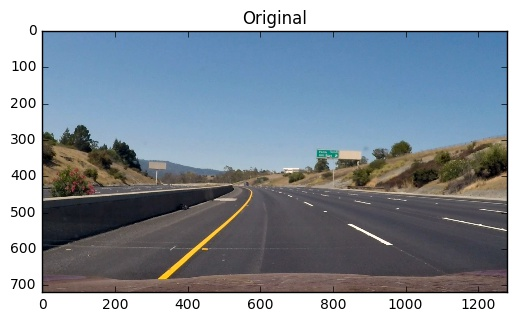
#> input picture original.jpg, 517 x 322 px
$ python -i utils.py   (imports and definitions only)   (older library calls are emulated)
#> lines starting #> are read from the running program, lines starting #| are printed output that depends on the picture
import numpy as np
import cv2

# [25 lines left out: function calibrate_camera, not called in this run]


def undistort(img, mtx, dist):
    return cv2.undistort(img, mtx, dist, None, mtx)


def gaussian_blur(img, kernel_size):
    """Applies a Gaussian Noise kernel"""
    return cv2.GaussianBlur(img, (kernel_size, kernel_size), 0)

# [4 lines left out: function apply_threshold, not called in this run]


def get_scaled_sobel(img, orient='x', sobel_kernel=3):
#> called with orient = 'x', sobel_kernel = 3
    gray = cv2.cvtColor(img, cv2.COLOR_RGB2GRAY)
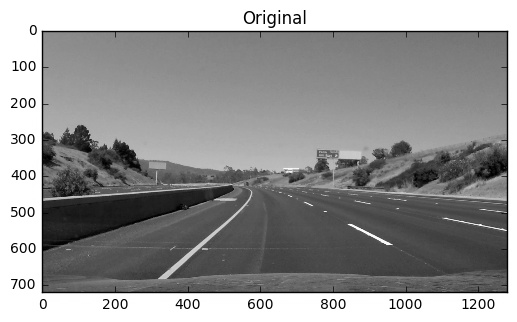
#> gray: shape (322, 517); min 0, max 255, mean 147.3
    if orient == 'x':
        sobel = cv2.Sobel(gray, cv2.CV_64F, 1, 0, sobel_kernel)
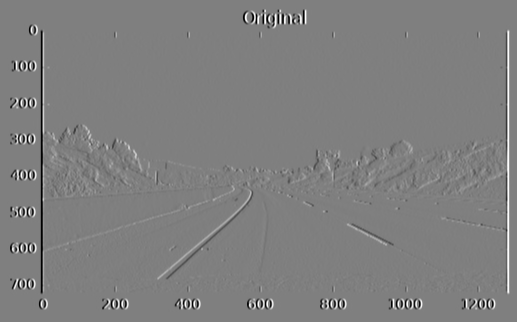
#> sobel: shape (322, 517) float64; min -1020, max 1020, mean 0; drawn with min black and max white
    else:
        sobel = cv2.Sobel(gray, cv2.CV_64F, 0, 1, sobel_kernel)

    sobel = np.absolute(sobel)
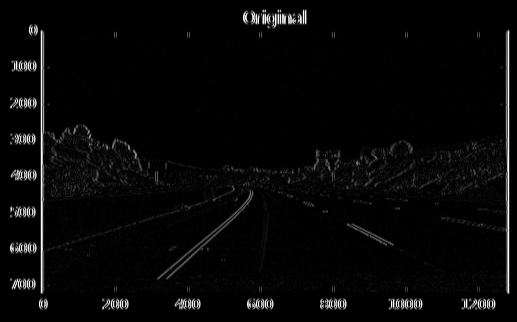
#> sobel: shape (322, 517) float64; min 0, max 1020, mean 30.4; drawn with min black and max white
    sobel = np.uint8(255 * sobel / np.max(sobel))
    return sobel


def abs_sobel_threshold(img, orient='x', sobel_kernel=3, thresh=[0, 255]):
    sobel = get_scaled_sobel(img, orient, sobel_kernel)
    return apply_threshold(sobel, thresh)


# [18 lines left out: functions mag_thresh, dir_thresh, not called in this run]


def load_image(path):
    img = cv2.imread(path)
    return cv2.cvtColor(img, cv2.COLOR_BGR2RGB)


# [12 lines left out: function weighted_img, not called in this run]


def perspective_transform(img, src, dst):
    M = cv2.getPerspectiveTransform(src, dst)
    return cv2.warpPerspective(img, M, (img.shape[1],img.shape[0]), flags=cv2.INTER_LINEAR)


# [35 lines left out: functions get_line_centers, get_lane, not called in this run]


def fit_line(fit, y):
    return fit[0] * y ** 2 + fit[1] * y + fit[2]


def get_line_coef(x, y):
    return np.polyfit(y, x, 2)


# [24 lines left out: functions find_lane, get_curvature, not called in this run]

>>> import cv2
>>> picture = cv2.cvtColor(cv2.imread('original.jpg'), cv2.COLOR_BGR2RGB)
>>> result = get_scaled_sobel(picture)

$ run again, on curve_fitting.jpg
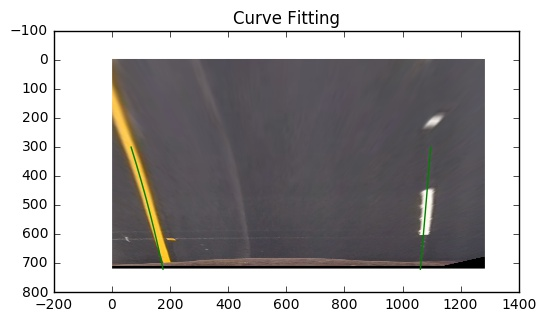
#> input picture curve_fitting.jpg, 546 x 322 px
#> in get_scaled_sobel, `sobel = cv2.Sobel(gray, cv2.CV_64F, 1, 0, sobel_kernel)`:
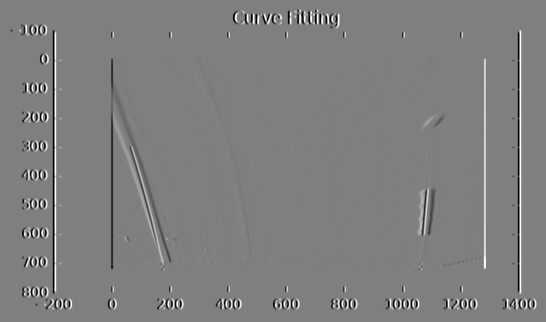
#> sobel: shape (322, 546) float64; min -1020, max 1020, mean 0; drawn with min black and max white
#> in get_scaled_sobel, `sobel = np.absolute(sobel)`:
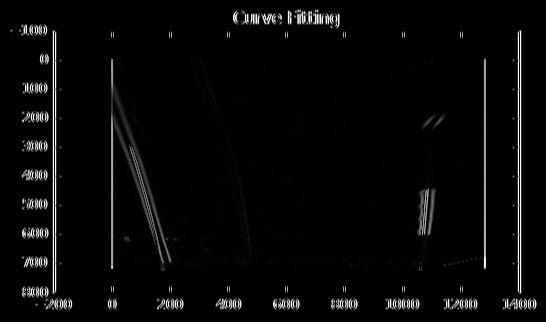
#> sobel: shape (322, 546) float64; min 0, max 1020, mean 31.8; drawn with min black and max white

$ run again, on test1.jpg
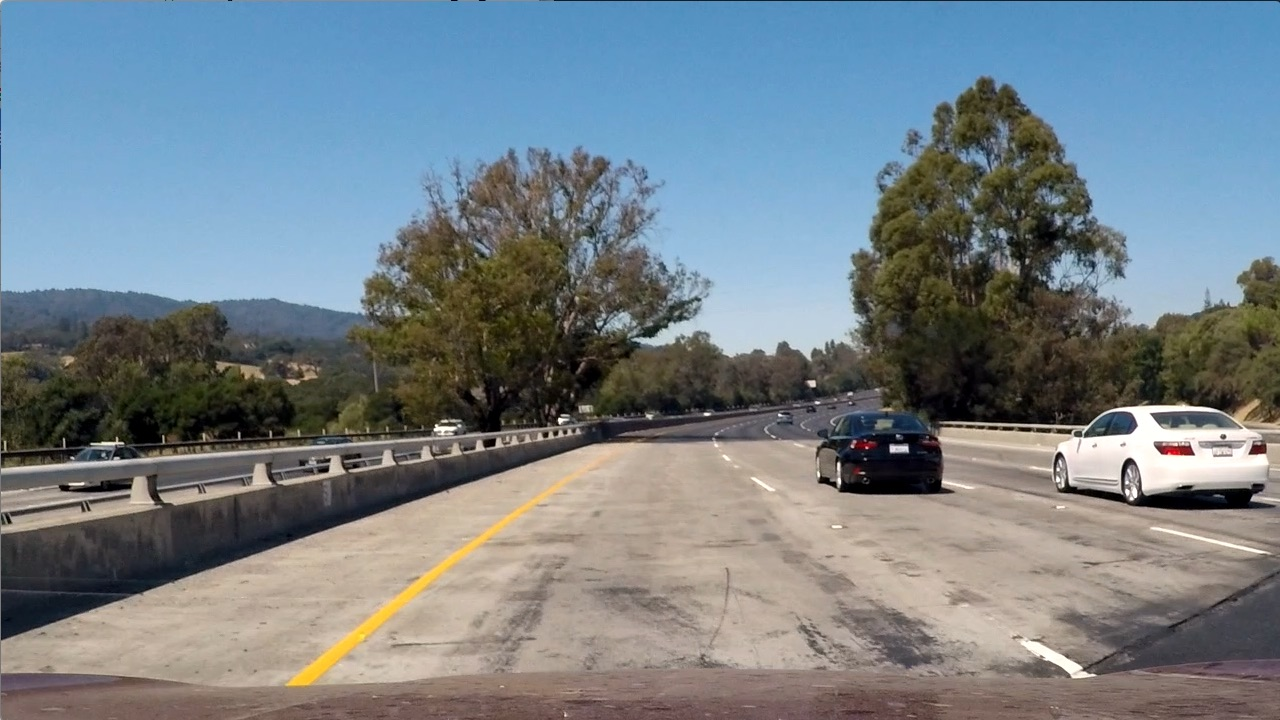
#> input picture test1.jpg, 1280 x 720 px
#> in get_scaled_sobel, `gray = cv2.cvtColor(img, cv2.COLOR_RGB2GRAY)`:
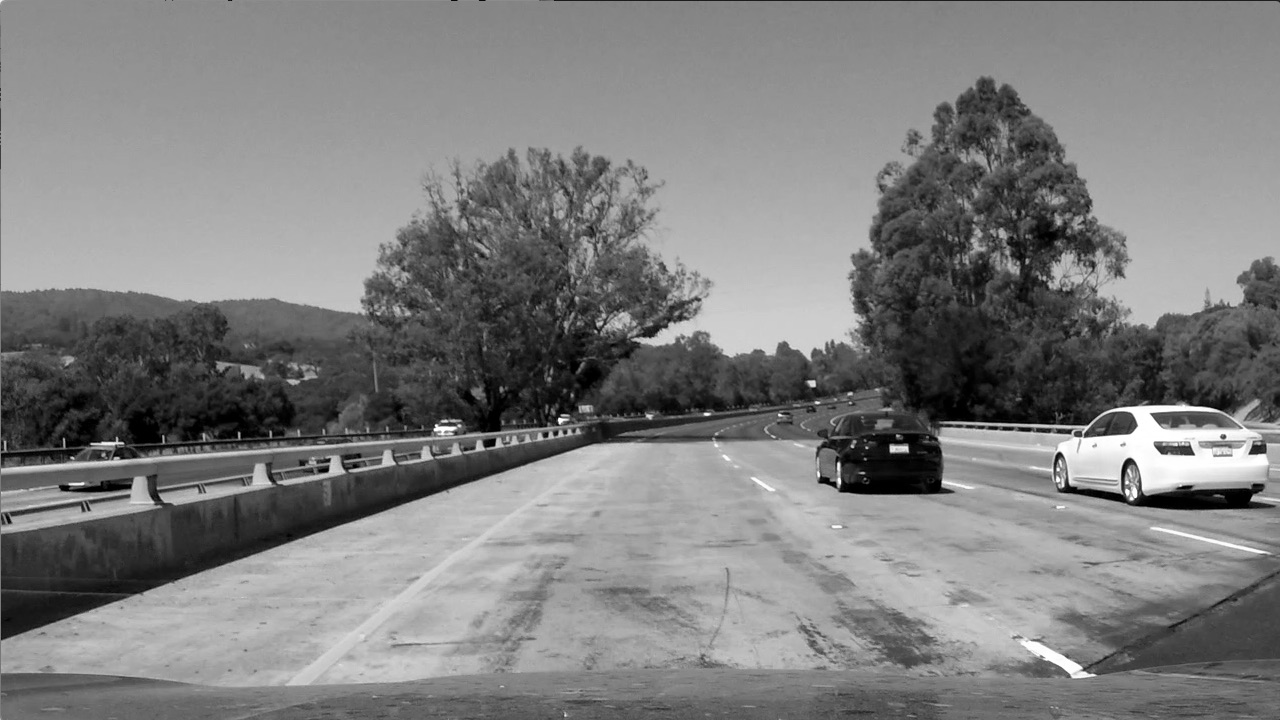
#> gray: shape (720, 1280); min 0, max 255, mean 126.1
#> in get_scaled_sobel, `sobel = np.absolute(sobel)`:
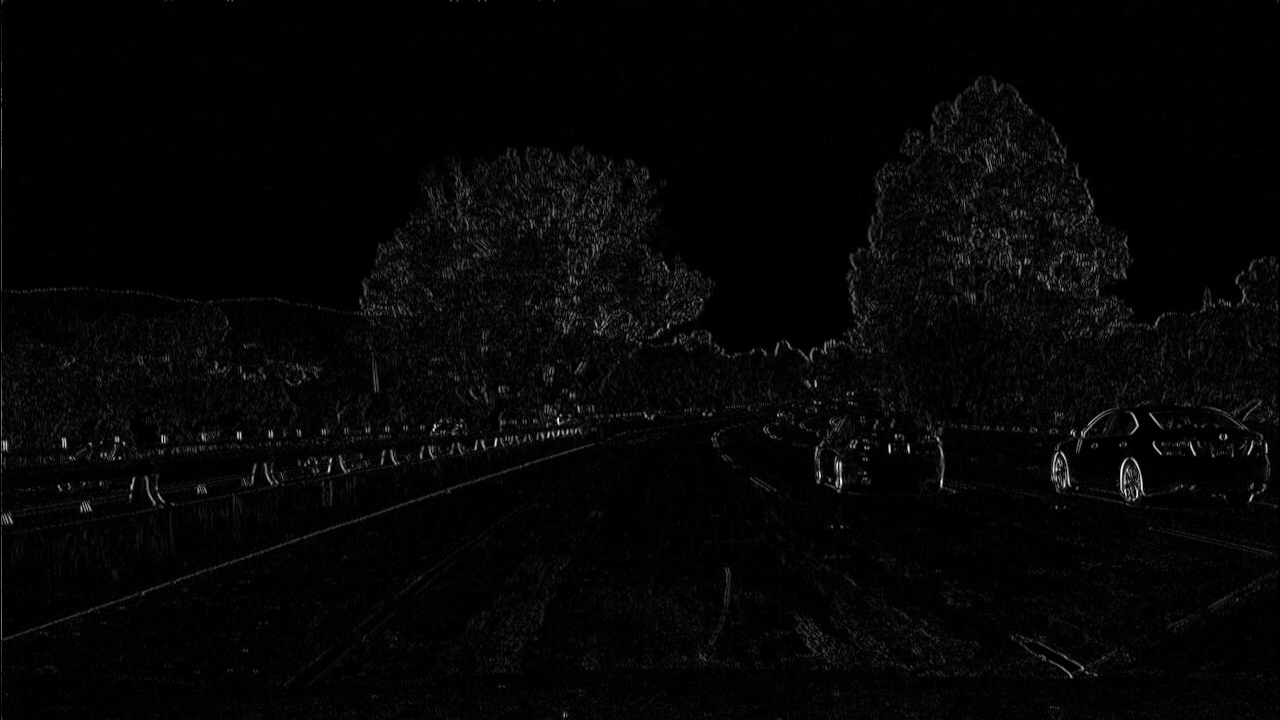
#> sobel: shape (720, 1280) float64; min 0, max 858, mean 19.7; drawn with min black and max white

$ run again, on top_down.jpg
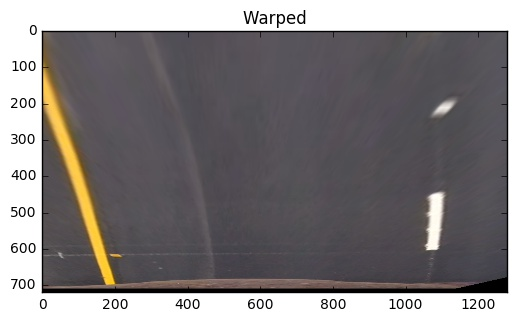
#> input picture top_down.jpg, 517 x 322 px
#> in get_scaled_sobel, `sobel = cv2.Sobel(gray, cv2.CV_64F, 1, 0, sobel_kernel)`:
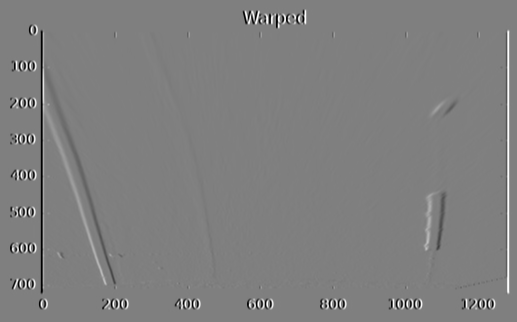
#> sobel: shape (322, 517) float64; min -1020, max 1020, mean 0; drawn with min black and max white
#> in get_scaled_sobel, `sobel = np.absolute(sobel)`:
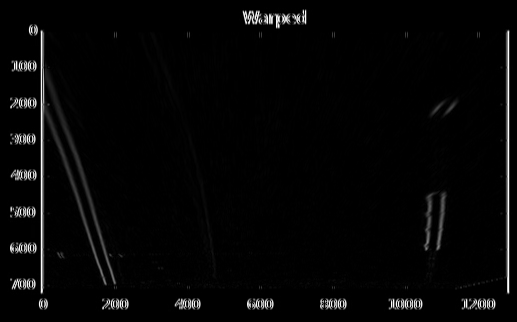
#> sobel: shape (322, 517) float64; min 0, max 1020, mean 25; drawn with min black and max white
